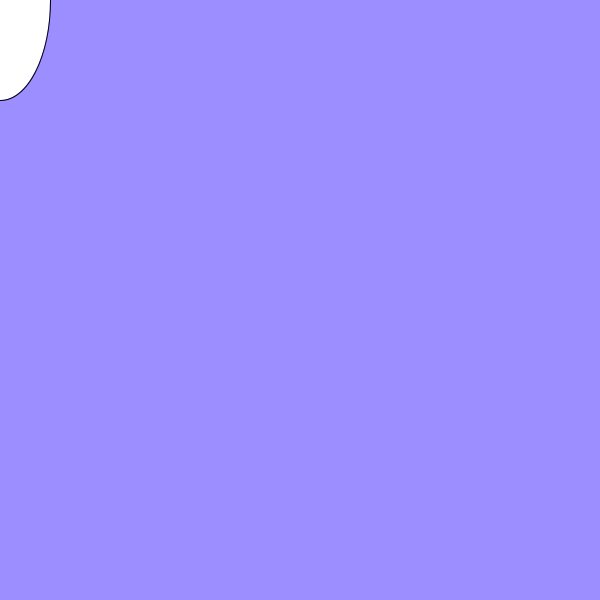
Frame 1 (no input)
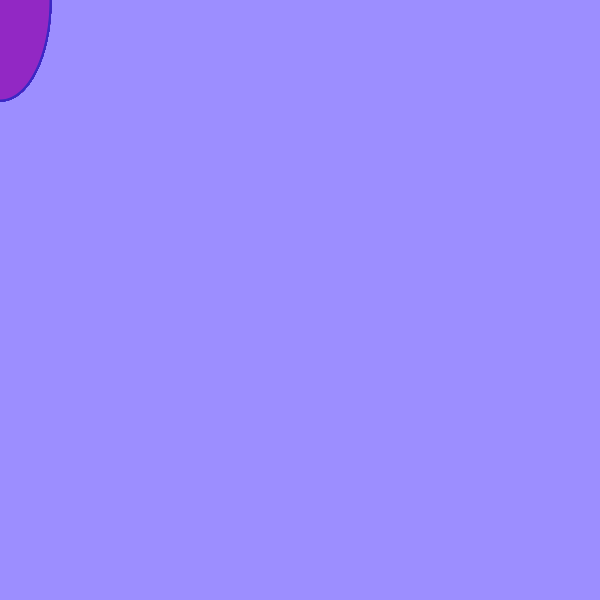
Frame 60 (the mouse pressed at the canvas centre just before this capture)
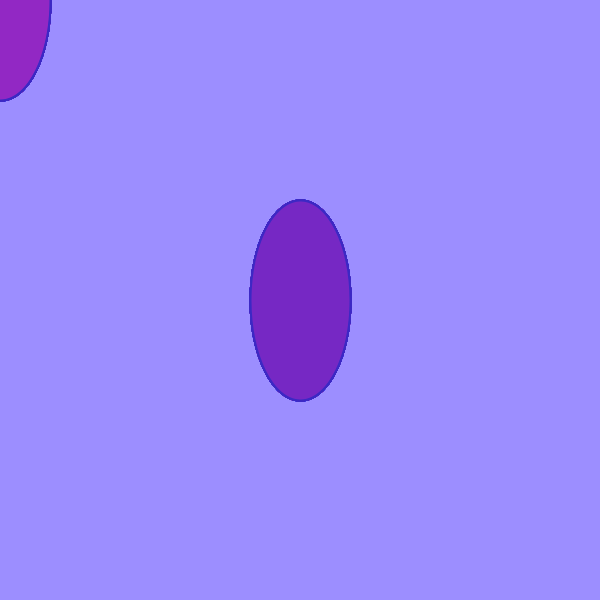
Frame 120 (the mouse held since frame 60 and released just before this capture)

The Processing sketch that drew these frames (run headless with seeded random() and noise(); from frame 60 on, the mouse is pressed at the canvas centre):

// Processing sketch: processing_133937
// ── processing_133937.pde

int aumenta=0;
void setup(){
size(600,600);
background(156,142,255);
}
void draw(){ 
ellipse(mouseX,mouseY,100,200);
aumenta++;
fill(random(169),40,196);
stroke(60,40,196);
strokeWeight(2);
}
